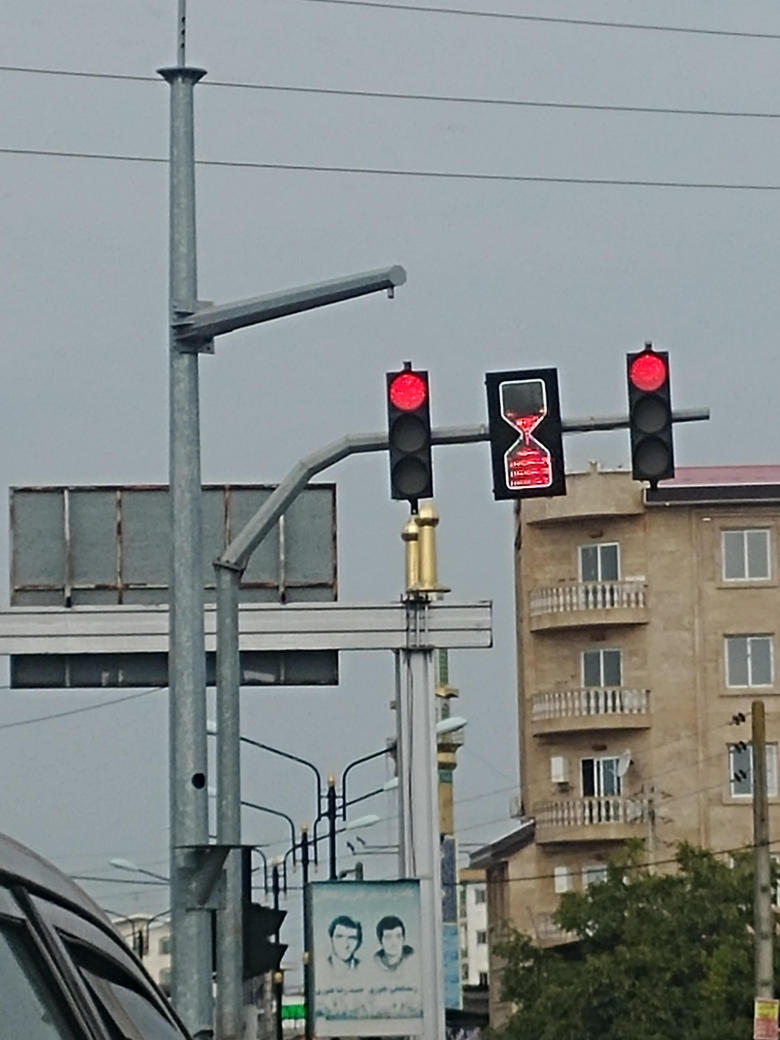
#> input picture test_1.jpg, 3120 x 4160 px (shown at 1/4 size)
$ python -i traffic_light.py   (imports and definitions only)
#> lines starting #> are read from the running program, lines starting #| are printed output that depends on the picture; after the words box and inside, x2 and y2 are one past the last pixel; in counts of white or black regions, pixels touching at a corner belong together
import cv2
import numpy as np
# https://github.com/tensorflow/models/blob/master/research/object_detection/g3doc/tf2_detection_zoo.md

def detect_traffic_light(img_path):
    # Load Image
#> called with img_path = 'test_1.jpg'
    img = cv2.imread(img_path)
#> img is the input picture: shape (4160, 3120, 3); mean B, G, R 137, 137.3, 131.8

    width = 500
    height = 300

    down_size = (width, height)
    img = cv2.resize(img, down_size, interpolation=cv2.INTER_LINEAR)
#> img: shape (300, 500, 3)

    # Convert image color to HSV
    hsv = cv2.cvtColor(img, cv2.COLOR_BGR2HSV)
#> hsv: shape (300, 500, 3); mean H, S, V 83.3, 38.7, 143.6

    # Color Ranges
    lower_red1 = np.array([0, 50, 50])
    upper_red1 = np.array([10, 255, 255])
    lower_red2 = np.array([160, 50, 50])
    upper_red2 = np.array([180, 255, 255])
    red_mask1 = cv2.inRange(hsv, lower_red1, upper_red1)
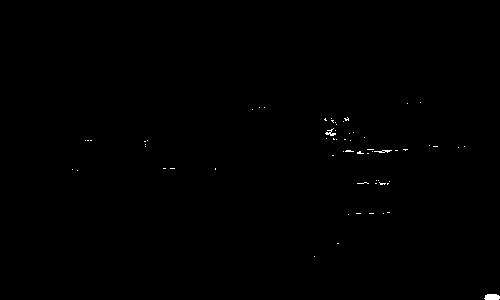
#> red_mask1: shape (300, 500); 0.21% white; 63 white regions (60 under 20 px), largest, box (x1, y1, x2, y2) and area: (484, 294, 500, 300) 84, (325, 128, 336, 136) 36, (374, 150, 392, 153) 30
    red_mask2 = cv2.inRange(hsv, lower_red2, upper_red2)
#> red_mask2: shape (300, 500); 0.6% white; 19 white regions (16 under 20 px), largest, box (x1, y1, x2, y2) and area: (325, 118, 352, 141) 339, (248, 106, 275, 119) 262, (402, 101, 429, 114) 242
    red_mask = red_mask1 | red_mask2
#> red_mask: shape (300, 500); 0.81% white; 61 white regions (56 under 20 px), largest, box (x1, y1, x2, y2) and area: (324, 117, 352, 141) 410, (248, 106, 275, 119) 265, (402, 101, 429, 114) 244, (484, 294, 500, 300) 84, (374, 150, 392, 153) 30

    yellow_mask = cv2.inRange(hsv, np.array([20, 50, 50]), np.array([30, 255, 255]))
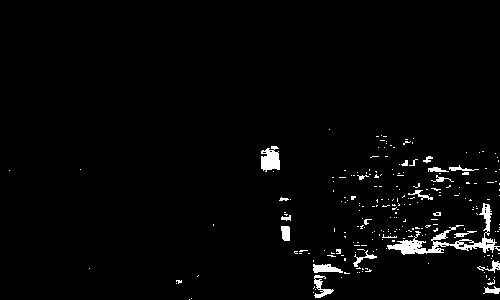
#> yellow_mask: shape (300, 500); 2.3% white; 230 white regions (208 under 20 px), largest, box (x1, y1, x2, y2) and area: (387, 203, 500, 255) 1156, (261, 146, 280, 172) 366, (313, 264, 343, 273) 183
    green_mask = cv2.inRange(hsv, np.array([40, 50, 50]), np.array([90, 255, 255]))
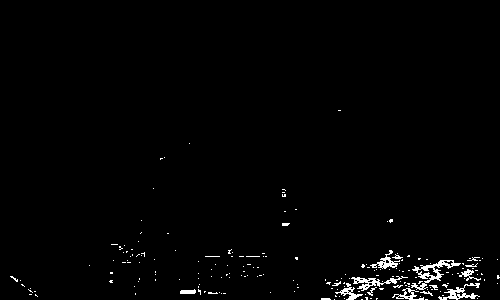
#> green_mask: shape (300, 500); 1.5% white in thin lines or dots, all inside (x1, y1, x2, y2) = (10, 110, 500, 300)

    combined_mask = red_mask | yellow_mask | green_mask
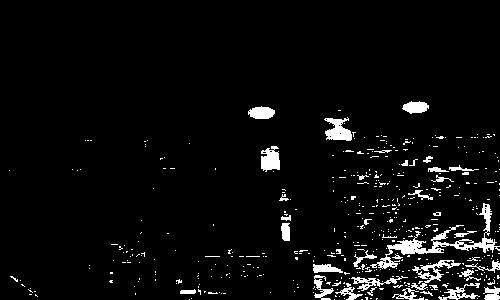
#> combined_mask: shape (300, 500); 4.6% white; 468 white regions (430 under 20 px)

    combined_contours, _ = cv2.findContours(combined_mask, cv2.RETR_EXTERNAL, cv2.CHAIN_APPROX_SIMPLE)
#> combined_contours = 468 contours, 443 with area under 20; largest, box (x1, y1, x2, y2) and area: (370, 203, 500, 269) 1100, (411, 260, 461, 290) 384, (324, 117, 352, 141) 356, (261, 146, 280, 172) 318, (248, 106, 275, 119) 234
    red_contours, _ = cv2.findContours(red_mask, cv2.RETR_EXTERNAL, cv2.CHAIN_APPROX_SIMPLE)
#> red_contours = 61 contours, 57 with area under 20; largest, box (x1, y1, x2, y2) and area: (324, 117, 352, 141) 356, (248, 106, 275, 119) 234, (402, 101, 429, 114) 213, (484, 294, 500, 300) 66
    yellow_contours, _ = cv2.findContours(yellow_mask, cv2.RETR_EXTERNAL, cv2.CHAIN_APPROX_SIMPLE)
#> yellow_contours = 230 contours, 215 with area under 20; largest, box (x1, y1, x2, y2) and area: (387, 203, 500, 255) 954, (261, 146, 280, 172) 318, (313, 264, 343, 273) 148, (314, 275, 334, 298) 126, (281, 226, 290, 241) 100
    green_contours, _ = cv2.findContours(green_mask, cv2.RETR_EXTERNAL, cv2.CHAIN_APPROX_SIMPLE)
#> green_contours = 192 contours, 184 with area under 20; largest, box (x1, y1, x2, y2) and area: (411, 260, 461, 290) 384, (351, 276, 408, 291) 196, (438, 283, 480, 300) 190, (370, 250, 400, 269) 146, (392, 288, 424, 300) 111, (335, 283, 363, 300) 110, (459, 269, 481, 281) 52, (180, 289, 196, 294) 45

    # [4 lines of commented-out code are left out]

    for contour in red_contours:
        if 200 < cv2.contourArea(contour) < 3000:
            x, y, w, h = cv2.boundingRect(contour)
            if abs(w - h) < 25:
                cv2.rectangle(img, (x, y), (x + w, y + h), (0, 0, 255), 2)
#> this loop made 61 passes
#> (x, y, w, h) on passes 59 to 61: (324, 117, 28, 24), (248, 106, 27, 13), (402, 101, 27, 13)
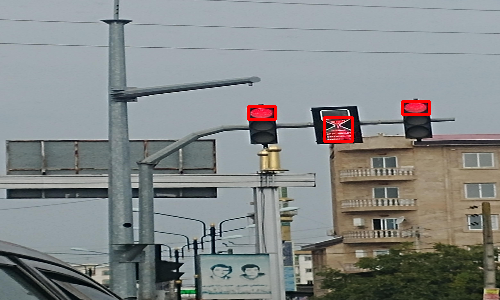
#> img: shape (300, 500, 3); mean B, G, R 136.4, 136.8, 132.6

    for contour in yellow_contours:
        if 200 < cv2.contourArea(contour) < 3000:
            x, y, w, h = cv2.boundingRect(contour)
            if abs(w - h) < 25:
                cv2.rectangle(img, (x, y), (x + w, y + h), (30, 248, 252), 2)
#> this loop made 230 passes
#> (x, y, w, h) on passes 127, 218: (387, 203, 113, 52), (261, 146, 19, 26)
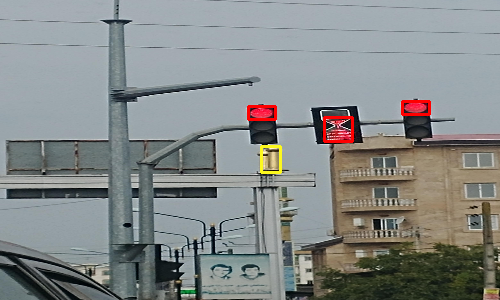
#> img: shape (300, 500, 3); 0.18% of pixels changed, all inside (x1, y1, x2, y2) = (260, 145, 282, 174)

    for contour in green_contours:
        if 200 < cv2.contourArea(contour) < 3000:
            x, y, w, h = cv2.boundingRect(contour)
            if abs(w - h) < 25:
                cv2.rectangle(img, (x, y), (x + w, y + h), (0, 255, 0), 2)
#> this loop made 192 passes
#> (x, y, w, h) on pass 139: (411, 260, 50, 30)
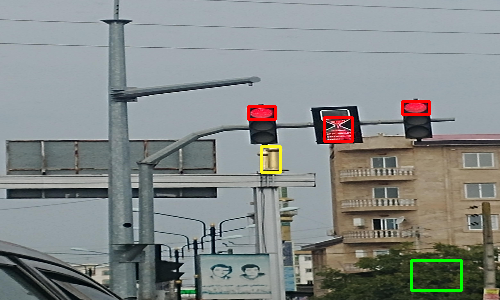
#> img: shape (300, 500, 3); 0.32% of pixels changed, all inside (x1, y1, x2, y2) = (410, 259, 463, 292)

    cv2.imshow("Traffic Light Test", img)
    cv2.waitKey(0)
    cv2.destroyAllWindows()

# detect_traffic_light("Red_yellow_green_traffic_lights.jpg")
# detect_traffic_light("test_4.jpg")

# [80 lines left out: function get_traffic_light_color, not called in this run]

>>> result = detect_traffic_light('test_1.jpg')

$ run again, on test_2.jpg
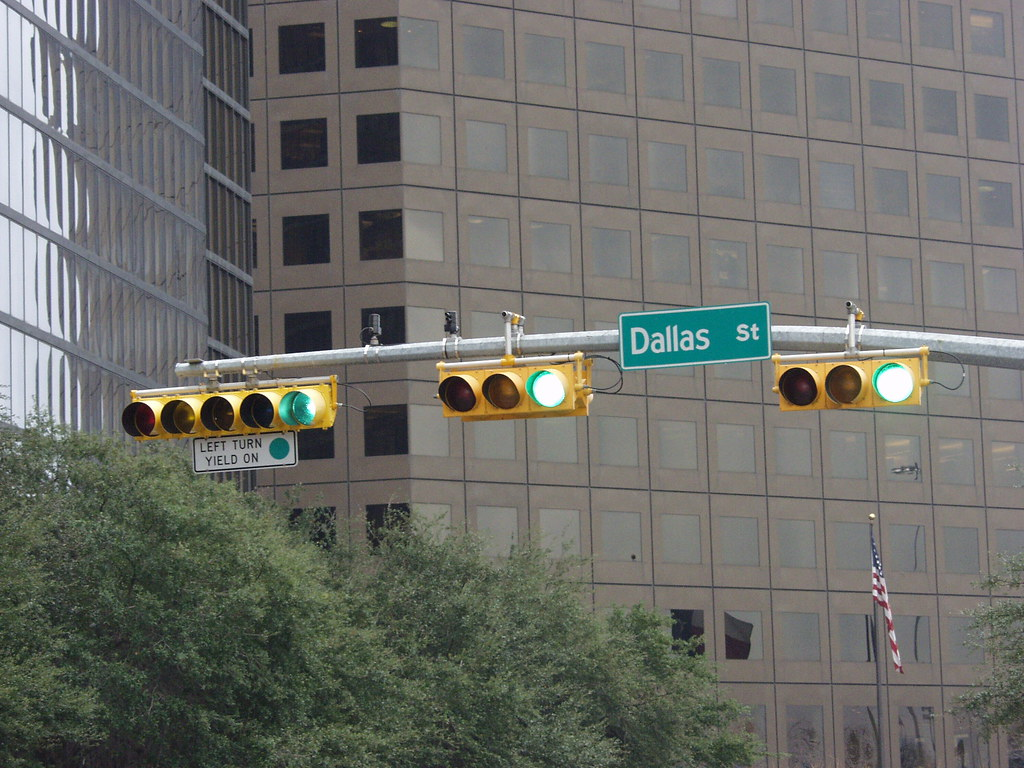
#> input picture test_2.jpg, 1024 x 768 px
#> in detect_traffic_light, img is the input picture: shape (768, 1024, 3); mean B, G, R 104.2, 109.7, 108.8
#> hsv: shape (300, 500, 3); mean H, S, V 58.1, 33.6, 114.6
#> in detect_traffic_light, `red_mask1 = cv2.inRange(hsv, lower_red1, upper_red1)`:
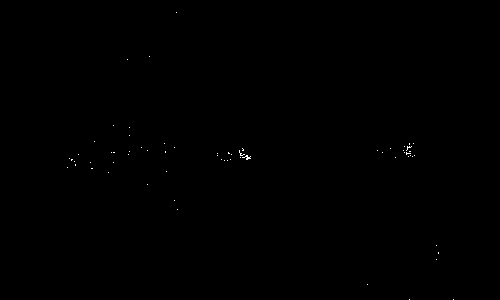
#> red_mask1: shape (300, 500); 0.08% white in thin lines or dots, all inside (x1, y1, x2, y2) = (67, 12, 454, 300)
#> red_mask2: shape (300, 500); 0.11% white in thin lines or dots, all inside (x1, y1, x2, y2) = (68, 11, 441, 263)
#> red_mask: shape (300, 500); 0.19% white in thin lines or dots, all inside (x1, y1, x2, y2) = (67, 11, 454, 300)
#> yellow_mask: shape (300, 500); 1.3% white; 129 white regions (123 under 20 px), largest, box (x1, y1, x2, y2) and area: (64, 146, 165, 169) 634, (377, 135, 455, 159) 491, (213, 137, 289, 162) 466, (69, 169, 85, 173) 26, (126, 165, 137, 170) 25, (118, 143, 126, 148) 20
#> green_mask: shape (300, 500); 11.6% white; 493 white regions (457 under 20 px), largest, box (x1, y1, x2, y2) and area: (25, 170, 351, 300) 11273, (0, 198, 73, 290) 2013, (302, 119, 376, 144) 790
#> combined_mask: shape (300, 500); 13.1% white; 630 white regions (587 under 20 px)
#> combined_contours = 611 contours, 592 with area under 20; largest, box (x1, y1, x2, y2) and area: (25, 170, 351, 300) 12862, (0, 198, 73, 290) 2100, (302, 119, 376, 144) 1220, (64, 146, 166, 169) 784, (377, 135, 455, 159) 660
#> red_contours = 65 contours, 63 with area under 20; largest, box (x1, y1, x2, y2) and area: (389, 148, 396, 154) 22, (224, 150, 232, 156) 22
#> yellow_contours = 129 contours, 126 with area under 20; largest, box (x1, y1, x2, y2) and area: (377, 135, 455, 159) 656, (64, 146, 165, 169) 456, (213, 137, 289, 162) 328
#> green_contours = 473 contours, 455 with area under 20; largest, box (x1, y1, x2, y2) and area: (25, 170, 351, 300) 12830, (0, 198, 73, 290) 2098, (302, 119, 376, 144) 1220, (323, 281, 373, 300) 202, (136, 153, 154, 166) 155
#> the loop in detect_traffic_light, `for contour in red_contours:` made 65 passes
#> contour on passes 1, 2, 3, 10, 11, 12, 13, 14: [[453, 299]], [[409, 299]], [[367, 284]], [[177, 209]], [[174, 200]], [[147, 184]], [[108, 172]], [[166, 171]]
#> the loop in detect_traffic_light, `for contour in yellow_contours:` made 129 passes
#> (x, y, w, h) on passes 89, 118, 121: (64, 146, 101, 23), (213, 137, 76, 25), (377, 135, 78, 24)
#> the loop in detect_traffic_light, `for contour in green_contours:` made 473 passes
#> (x, y, w, h) on passes 126, 390, 469: (323, 281, 50, 19), (0, 198, 73, 92), (302, 119, 74, 25)
#> after the loop in detect_traffic_light, `for contour in green_contours:`:
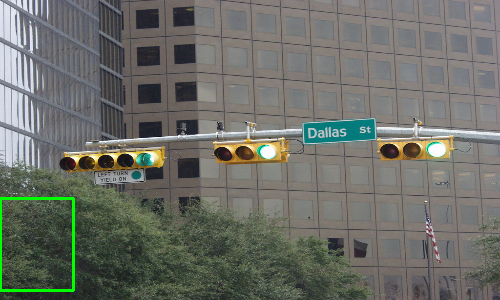
#> img: shape (300, 500, 3); mean B, G, R 103.7, 110.7, 108.3

$ run again, on test_3.jpg
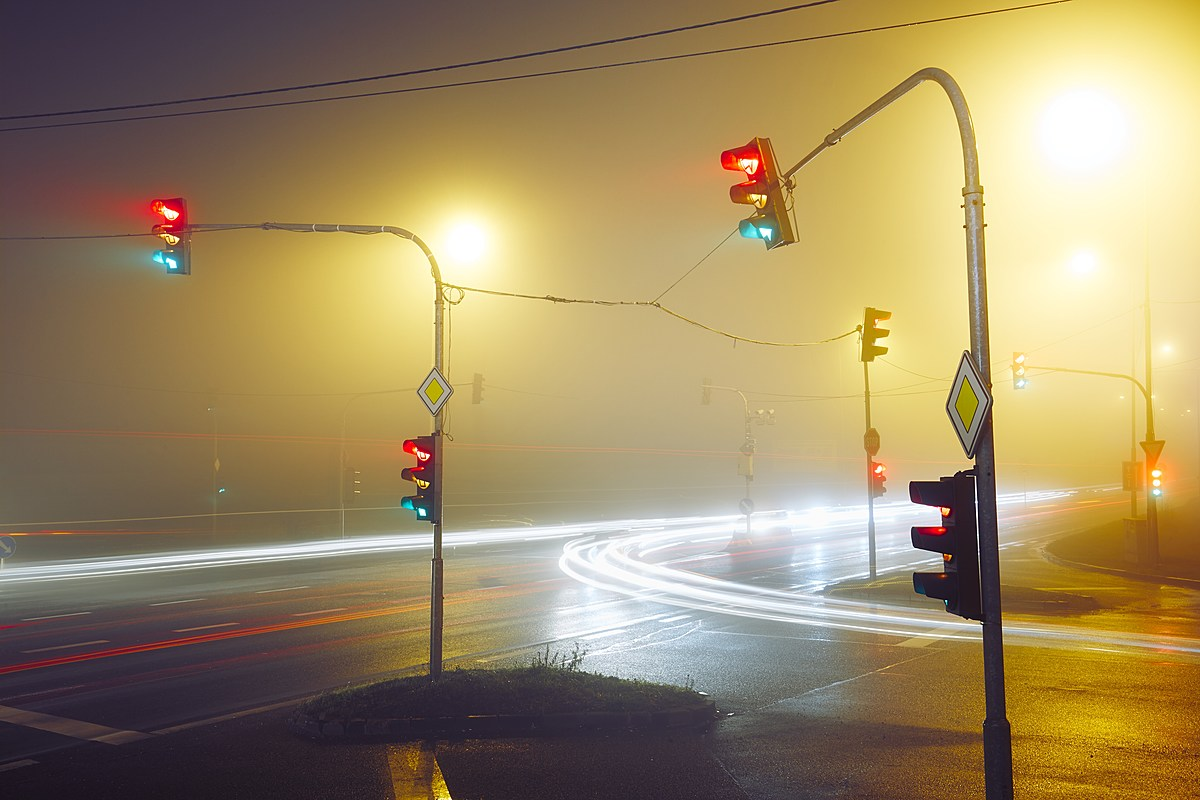
#> input picture test_3.jpg, 1200 x 800 px
#> in detect_traffic_light, img is the input picture: shape (800, 1200, 3); mean B, G, R 99.4, 137.8, 157.5
#> hsv: shape (300, 500, 3); mean H, S, V 48.3, 97.6, 159.1
#> in detect_traffic_light, `red_mask1 = cv2.inRange(hsv, lower_red1, upper_red1)`:
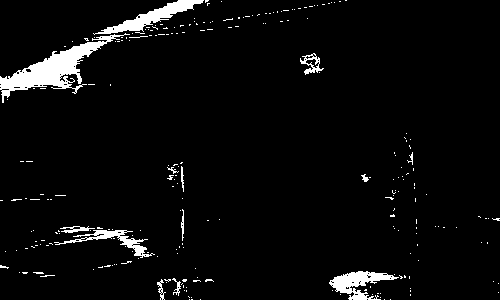
#> red_mask1: shape (300, 500); 4.2% white; 242 white regions (229 under 20 px), largest, box (x1, y1, x2, y2) and area: (0, 33, 130, 103) 2391, (93, 0, 204, 35) 1033, (329, 271, 399, 300) 908
#> red_mask2: shape (300, 500); 2.3% white; 203 white regions (185 under 20 px), largest, box (x1, y1, x2, y2) and area: (0, 39, 87, 79) 1145, (0, 236, 75, 253) 253, (70, 241, 135, 252) 217
#> red_mask: shape (300, 500); 6.5% white; 223 white regions (206 under 20 px), largest, box (x1, y1, x2, y2) and area: (0, 33, 130, 103) 3727, (0, 230, 155, 259) 1284, (92, 0, 204, 35) 1097
#> yellow_mask: shape (300, 500); 42.4% white; 284 white regions (262 under 20 px), largest, box (x1, y1, x2, y2) and area: (33, 0, 500, 223) 54030, (417, 229, 500, 291) 3189, (39, 176, 180, 207) 1651
#> green_mask: shape (300, 500); 0.09% white in thin lines or dots, all inside (x1, y1, x2, y2) = (60, 83, 481, 257)
#> combined_mask: shape (300, 500); 48.9% white; 404 white regions (368 under 20 px)
#> combined_contours = 401 contours, 376 with area under 20; largest, box (x1, y1, x2, y2) and area: (33, 0, 500, 224) 59908, (0, 33, 130, 103) 3578, (416, 225, 500, 291) 3057, (144, 208, 217, 257) 1190, (0, 230, 155, 259) 1036
#> red_contours = 223 contours, 208 with area under 20; largest, box (x1, y1, x2, y2) and area: (0, 33, 130, 103) 3566, (0, 230, 155, 259) 1018, (92, 0, 204, 35) 945, (329, 271, 399, 300) 836, (147, 277, 224, 300) 377
#> yellow_contours = 282 contours, 265 with area under 20; largest, box (x1, y1, x2, y2) and area: (33, 0, 500, 223) 57700, (417, 229, 500, 291) 3052, (39, 176, 180, 207) 1480, (184, 224, 217, 253) 645, (100, 208, 181, 226) 603
#> green_contours = 16 contours, 15 with area under 20; largest, box (x1, y1, x2, y2) and area: (308, 83, 324, 92) 50
#> the loop in detect_traffic_light, `for contour in red_contours:` made 223 passes
#> (x, y, w, h) on passes 35, 41, 76, 151, 223: (147, 277, 77, 23), (329, 271, 70, 29), (0, 230, 155, 29), (300, 53, 24, 22), (92, 0, 112, 35)
#> the loop in detect_traffic_light, `for contour in yellow_contours:` made 282 passes
#> (x, y, w, h) on passes 55, 63, 72, 96, 134, 136: (366, 234, 45, 37), (144, 228, 37, 28), (184, 224, 33, 29), (100, 208, 81, 18), (0, 177, 40, 22), (39, 176, 141, 31)
#> after the loop in detect_traffic_light, `for contour in yellow_contours:`:
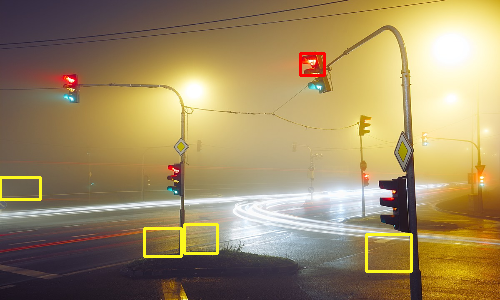
#> img: shape (300, 500, 3); mean B, G, R 98.7, 139.1, 159
#> the loop in detect_traffic_light, `for contour in green_contours:` made 16 passes
#> contour on passes 1, 2, 3, 4, 6, 8, 9, 10: [[269, 256], [270, 256]], [[259, 255], [260, 255]], [[394, 226]], [[178, 194]], [[170, 187]], [[480, 185]], [[91, 183], [92, 184], [93, 184], [92, 183]], [[70, 102], [73, 102]]

$ run again, on test_4.jpg
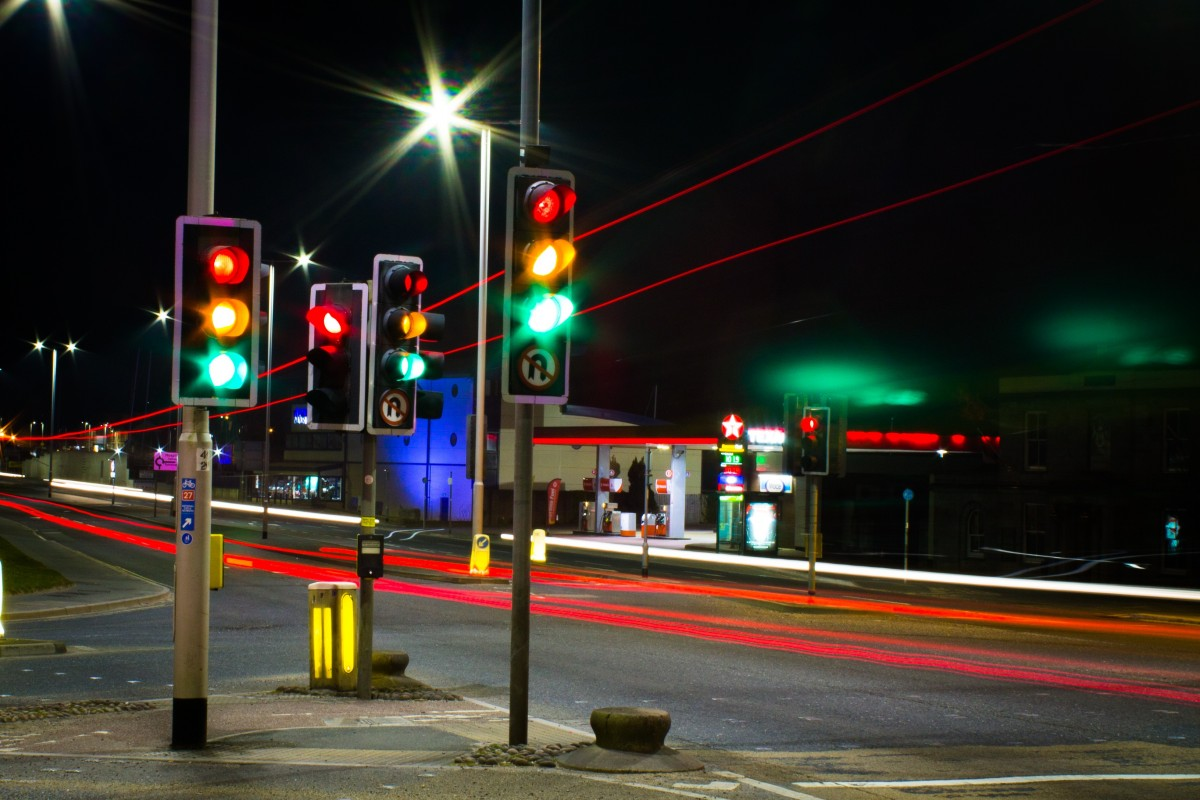
#> input picture test_4.jpg, 1200 x 800 px
#> in detect_traffic_light, img is the input picture: shape (800, 1200, 3); mean B, G, R 40.1, 48.1, 53.5
#> hsv: shape (300, 500, 3); mean H, S, V 64.4, 114, 61.2
#> red_mask1: shape (300, 500); 4.8% white; 261 white regions (224 under 20 px), largest, box (x1, y1, x2, y2) and area: (220, 219, 500, 255) 1623, (219, 212, 500, 239) 1300, (0, 185, 76, 209) 394
#> red_mask2: shape (300, 500); 1.8% white in thin lines or dots, all inside (x1, y1, x2, y2) = (0, 8, 500, 264)
#> red_mask: shape (300, 500); 6.5% white; 191 white regions (155 under 20 px), largest, box (x1, y1, x2, y2) and area: (219, 212, 500, 266) 4283, (0, 184, 76, 209) 515, (125, 107, 153, 134) 415
#> yellow_mask: shape (300, 500); 11.3% white; 455 white regions (401 under 20 px), largest, box (x1, y1, x2, y2) and area: (0, 190, 500, 300) 9009, (330, 292, 500, 300) 1046, (0, 262, 72, 286) 742
#> green_mask: shape (300, 500); 3.6% white; 233 white regions (213 under 20 px), largest, box (x1, y1, x2, y2) and area: (311, 132, 387, 176) 1473, (203, 102, 247, 146) 822, (436, 118, 496, 137) 681
#> combined_mask: shape (300, 500); 21.5% white; 553 white regions (488 under 20 px)
#> combined_contours = 542 contours, 500 with area under 20; largest, box (x1, y1, x2, y2) and area: (0, 180, 500, 300) 18002, (299, 132, 393, 176) 1780, (162, 73, 387, 146) 1320, (220, 162, 326, 195) 927, (330, 291, 500, 300) 900
#> red_contours = 191 contours, 163 with area under 20; largest, box (x1, y1, x2, y2) and area: (219, 212, 500, 266) 3688, (0, 184, 76, 209) 478, (125, 107, 153, 134) 398, (155, 216, 214, 229) 327, (84, 90, 110, 115) 304
#> yellow_contours = 450 contours, 416 with area under 20; largest, box (x1, y1, x2, y2) and area: (0, 190, 500, 300) 9068, (330, 292, 500, 300) 898, (0, 262, 72, 286) 694, (240, 182, 408, 225) 436, (1, 210, 74, 234) 366
#> green_contours = 233 contours, 216 with area under 20; largest, box (x1, y1, x2, y2) and area: (311, 132, 387, 176) 1354, (203, 102, 247, 146) 864, (436, 118, 496, 137) 616, (74, 125, 113, 154) 540, (173, 50, 200, 76) 243
#> the loop in detect_traffic_light, `for contour in red_contours:` made 191 passes
#> (x, y, w, h) on passes 11, 20, 21, 70, 111, 114, 152, 159: (155, 216, 59, 13), (93, 207, 58, 15), (159, 205, 38, 11), (0, 184, 76, 25), (221, 162, 79, 9), (352, 161, 41, 9), (125, 107, 28, 27), (84, 90, 26, 25)
#> the loop in detect_traffic_light, `for contour in yellow_contours:` made 450 passes
#> (x, y, w, h) on passes 4, 46, 164, 272, 318: (330, 292, 170, 8), (0, 262, 72, 24), (1, 210, 73, 24), (240, 182, 168, 43), (220, 167, 29, 21)
#> the loop in detect_traffic_light, `for contour in green_contours:` made 233 passes
#> (x, y, w, h) on passes 150, 164, 167, 174, 194: (311, 132, 76, 44), (74, 125, 39, 29), (436, 118, 60, 19), (203, 102, 44, 44), (173, 50, 27, 26)
#> after the loop in detect_traffic_light, `for contour in green_contours:`:
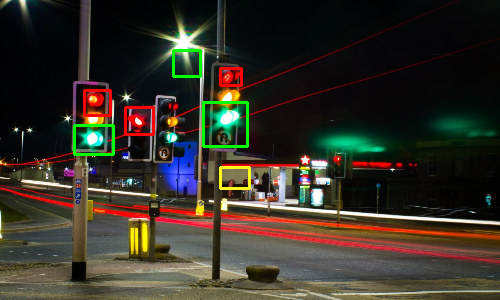
#> img: shape (300, 500, 3); mean B, G, R 39.3, 49.7, 54.2
